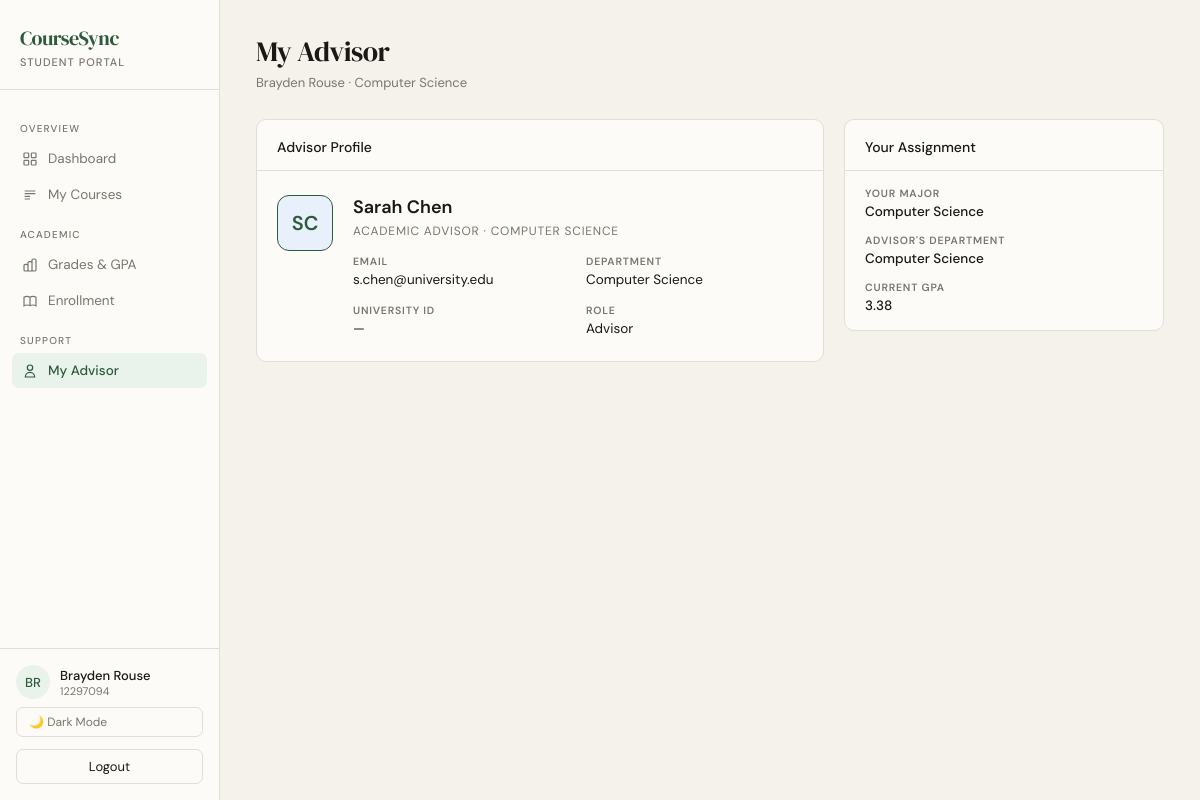
The app's page /student/my-advisor/ (signed in) with its own data.
### accounts/models.py (models this page shows, shortened)
class User(AbstractUser):
    class Roles(models.TextChoices):
        STUDENT = "student", "Student"
        TA = "ta", "Teaching Assistant"
        PROFESSOR = "professor", "Professor"
        ADVISOR = "advisor", "Advisor"
        REGISTRAR = "registrar", "Registrar"
        SYSADMIN = "sysadmin", "System Admin"
    role = models.CharField(max_length=20, choices=Roles.choices)
    university_id = models.CharField(max_length=20, unique=True, null=True, blank=True)

### academics/models.py (models this page shows, shortened)
class StudentProfile(models.Model):
    user = models.OneToOneField(User, on_delete=models.CASCADE, related_name="student_profile")
    major = models.CharField(max_length=100)
    gpa = models.DecimalField(max_digits=3, decimal_places=2, default=0.00)
    advisor = models.ForeignKey(
        User,
        on_delete=models.SET_NULL,
        null=True,
        blank=True,
        related_name="advisees",
        limit_choices_to={"role": "advisor"},
    )

class Major(models.Model):
    name = models.CharField(max_length=100, unique=True)
    advisor = models.OneToOneField(
        User,
        on_delete=models.SET_NULL,
        null=True,
        blank=True,
        related_name="advised_major",
        limit_choices_to={"role": "advisor"},
    )

### academics/views.py (the view)
# urls.py: path("student/my-advisor/", my_advisor, name="my_advisor"),
@login_required
@role_required("student", "ta")
def my_advisor(request):
    profile = getattr(request.user, "student_profile", None)
    advisor = profile.advisor if profile else None
    major = None
    if advisor:
        try:
            major = advisor.advised_major
        except Exception:
            pass
    return render(request, "my_advisor.html", {
        "advisor": advisor,
        "major": major,
        "profile": profile,
    })

### templates/my_advisor.html (shortened to what this page needs)
{% load static %}
<!DOCTYPE html>
<html lang="en" data-theme="{{ request.session.theme|default:'light' }}">
<head>
  <link rel="stylesheet" href="{% static 'css/student.css' %}">
</head>
<body>
<div class="shell">
  <aside class="sidebar">
    <div class="brand">
      <div class="brand-mark">CourseSync</div>
      <div class="brand-role">Student Portal</div>
    </div>
    <nav class="nav">
      <div class="nav-section">Overview</div>
      <a class="nav-item" href="{% url 'student_dashboard' %}">
        <svg class="nav-icon" fill="none" stroke="currentColor" stroke-width="1.8" viewBox="0 0 24 24"><rect x="3" y="3" width="7" height="7" rx="1"/><rect x="14" y="3" width="7" height="7" rx="1"/><rect x="3" y="14" width="7" height="7" rx="1"/><rect x="14" y="14" width="7" height="7" rx="1"/></svg>
        Dashboard
      </a>
      <a class="nav-item" href="{% url 'my_courses' %}">
        <svg class="nav-icon" fill="none" stroke="currentColor" stroke-width="1.8" viewBox="0 0 24 24"><path d="M4 6h16M4 10h16M4 14h8M4 18h8"/></svg>
        My Courses
      </a>
      <div class="nav-section">Academic</div>
      <a class="nav-item" href="{% url 'student_grades' %}">
        <svg class="nav-icon" fill="none" stroke="currentColor" stroke-width="1.8" viewBox="0 0 24 24"><path d="M9 19v-6a2 2 0 00-2-2H5a2 2 0 00-2 2v6a2 2 0 002 2h2a2 2 0 002-2zm0 0V9a2 2 0 012-2h2a2 2 0 012 2v10m-6 0a2 2 0 002 2h2a2 2 0 002-2m0 0V5a2 2 0 012-2h2a2 2 0 012 2v14a2 2 0 01-2 2h-2a2 2 0 01-2-2z"/></svg>
        Grades & GPA
      </a>
      <a class="nav-item" href="{% url 'enrollment_history' %}">
        Enrollment
      </a>
      <div class="nav-section">Support</div>
      <a class="nav-item active" href="{% url 'my_advisor' %}">
        <svg class="nav-icon" fill="none" stroke="currentColor" stroke-width="1.8" viewBox="0 0 24 24"><path d="M16 7a4 4 0 11-8 0 4 4 0 018 0zM12 14a7 7 0 00-7 7h14a7 7 0 00-7-7z"/></svg>
        My Advisor
      </a>
    </nav>
    <div class="sidebar-footer">
      <div class="user-card">
        <div class="avatar">{{ request.user.first_name|default:request.user.username|slice:":1"|upper }}{{ request.user.last_name|slice:":1"|upper }}</div>
        <div>
          <div class="user-name">{{ request.user.get_full_name|default:request.user.username }}</div>
          <div class="user-id">{{ request.user.university_id|default:request.user.username }}</div>
        </div>
      </div>
      <form method="post" action="{% url 'set_theme' %}">
        {% if request.session.theme == "dark" %}
          <input type="hidden" name="theme" value="light">
          <button type="submit" class="theme-btn">☀ Light Mode</button>
        {% else %}
          <button type="submit" class="theme-btn">🌙 Dark Mode</button>
        {% endif %}
      </form>
      <form method="post" action="{% url 'logout' %}">
        <button type="submit" class="logout-btn">Logout</button>
      </form>
    </div>
  </aside>
  <main class="main">
    <div class="page-header">
      <div class="page-title">My Advisor</div>
      <div class="page-sub">{{ request.user.get_full_name|default:request.user.username }}{% if profile %} · {{ profile.major }}{% endif %}</div>
    </div>
    {% if advisor %}
    <div class="content-grid">
      <div>
        <div class="card">
          <div class="card-header"><span class="card-title">Advisor Profile</span></div>
          <div style="padding:24px 20px;display:flex;align-items:flex-start;gap:20px">
            <div style="width:56px;height:56px;border-radius:12px;background:var(--accent-soft,#e8f0fb);border:1px solid var(--accent,#2D6AB5);display:flex;align-items:center;justify-content:center;font-size:20px;font-weight:600;color:var(--accent,#2D6AB5);flex-shrink:0">
              {{ advisor.first_name|default:advisor.username|slice:":1"|upper }}{{ advisor.last_name|slice:":1"|upper }}
            </div>
            <div style="flex:1">
              <div style="font-size:18px;font-weight:600;color:var(--text-strong,#1A1814);margin-bottom:4px">{{ advisor.get_full_name|default:advisor.username }}</div>
              <div style="font-size:12px;color:var(--muted);text-transform:uppercase;letter-spacing:0.8px;margin-bottom:16px">Academic Advisor{% if major %} · {{ major.name }}{% endif %}</div>
              <div style="display:grid;grid-template-columns:1fr 1fr;gap:16px">
                <div>
                  <div style="font-size:10.5px;font-weight:600;text-transform:uppercase;letter-spacing:0.8px;color:var(--muted);margin-bottom:3px">Email</div>
                  <div style="font-size:13.5px">{{ advisor.email|default:"—" }}</div>
                </div>
                <div>
                  <div style="font-size:10.5px;font-weight:600;text-transform:uppercase;letter-spacing:0.8px;color:var(--muted);margin-bottom:3px">Department</div>
                  <div style="font-size:13.5px">{% if major %}{{ major.name }}{% else %}—{% endif %}</div>
                </div>
                <div>
                  <div style="font-size:10.5px;font-weight:600;text-transform:uppercase;letter-spacing:0.8px;color:var(--muted);margin-bottom:3px">University ID</div>
                  <div style="font-size:13.5px">{{ advisor.university_id|default:"—" }}</div>
                </div>
                <div>
                  <div style="font-size:10.5px;font-weight:600;text-transform:uppercase;letter-spacing:0.8px;color:var(--muted);margin-bottom:3px">Role</div>
                  <div style="font-size:13.5px">{{ advisor.role|title }}</div>
                </div>
              </div>
            </div>
          </div>
        </div>
      </div>
      <div>
        <div class="card">
          <div class="card-header"><span class="card-title">Your Assignment</span></div>
          <div style="padding:16px 20px;display:flex;flex-direction:column;gap:14px">
            <div>
              <div style="font-size:10.5px;font-weight:600;text-transform:uppercase;letter-spacing:0.8px;color:var(--muted);margin-bottom:3px">Your Major</div>
              <div style="font-size:13.5px;font-weight:500">{% if profile %}{{ profile.major|default:"—" }}{% else %}—{% endif %}</div>
            </div>
            <div>
              <div style="font-size:10.5px;font-weight:600;text-transform:uppercase;letter-spacing:0.8px;color:var(--muted);margin-bottom:3px">Advisor's Department</div>
              <div style="font-size:13.5px;font-weight:500">{% if major %}{{ major.name }}{% else %}—{% endif %}</div>
            </div>
            <div>
              <div style="font-size:10.5px;font-weight:600;text-transform:uppercase;letter-spacing:0.8px;color:var(--muted);margin-bottom:3px">Current GPA</div>
              <div style="font-size:13.5px;font-weight:500">{% if profile %}{{ profile.gpa }}{% else %}—{% endif %}</div>
            </div>
          </div>
        </div>
      </div>
    </div>
    {% else %}
    <div class="card">
      <div style="padding:40px 20px;text-align:center;color:var(--muted);font-size:13px">
        No advisor has been assigned to you yet. Please contact the registrar's office.
      </div>
    </div>
    {% endif %}
  </main>
</div>
</body>
</html>

### static/css/student.css (style rules this page uses)
:root { --bg: #F5F2EB; --surface: #FDFBF7; --border: #E2DDD5; --text: #1A1814; --muted: #7A756D; --accent: #2D5A3D; --accent-light: #EAF2EC; --accent2: #8B4513; --warn: #C45C1A; --warn-light: #FDF0E8; --info: #1A4A6B; --info-light: #E8F0F7; --radius: 10px; }
*, *::before, *::after { box-sizing: border-box; margin: 0; padding: 0; }
body { font-family: 'DM Sans', sans-serif; background: var(--bg); color: var(--text); min-height: 100vh; font-size: 14px; }
.shell { display: grid; grid-template-columns: 220px 1fr; min-height: 100vh; }
.sidebar { background: var(--surface); border-right: 1px solid var(--border); padding: 0; display: flex; flex-direction: column; position: sticky; top: 0; height: 100vh; overflow-y: auto; }
.brand { padding: 24px 20px 20px; border-bottom: 1px solid var(--border); }
.brand-mark { font-family: 'DM Serif Display', serif; font-size: 20px; color: var(--accent); letter-spacing: -0.5px; }
.brand-role { font-size: 11px; font-weight: 500; color: var(--muted); text-transform: uppercase; letter-spacing: 1px; margin-top: 3px; }
.nav { padding: 16px 12px; flex: 1; }
.nav-section { font-size: 10px; font-weight: 500; color: var(--muted); text-transform: uppercase; letter-spacing: 1.2px; padding: 0 8px; margin: 16px 0 6px; }
.nav-item { display: flex; align-items: center; gap: 10px; padding: 9px 10px; border-radius: 7px; color: var(--muted); font-size: 13.5px; font-weight: 400; cursor: pointer; transition: all 0.15s; text-decoration: none; margin-bottom: 1px; }
.nav-item.active { background: var(--accent-light); color: var(--accent); font-weight: 500; }
.nav-icon { width: 16px; height: 16px; flex-shrink: 0; }
.sidebar-footer { padding: 16px; border-top: 1px solid var(--border); }
.user-card { display: flex; align-items: center; gap: 10px; }
.avatar { width: 34px; height: 34px; border-radius: 50%; background: var(--accent-light); display: flex; align-items: center; justify-content: center; font-size: 13px; font-weight: 500; color: var(--accent); flex-shrink: 0; }
.user-name { font-size: 13px; font-weight: 500; }
.user-id { font-size: 11px; color: var(--muted); }
.main { padding: 32px 36px; max-width: 1100px; }
.page-header { margin-bottom: 28px; }
.page-title { font-family: 'DM Serif Display', serif; font-size: 28px; color: var(--text); letter-spacing: -0.5px; }
.page-sub { font-size: 13px; color: var(--muted); margin-top: 4px; }
.content-grid { display: grid; grid-template-columns: 1fr 320px; gap: 20px; }
.card { background: var(--surface); border: 1px solid var(--border); border-radius: var(--radius); }
.card-header { padding: 18px 20px 14px; border-bottom: 1px solid var(--border); display: flex; align-items: center; justify-content: space-between; }
.card-title { font-size: 14px; font-weight: 500; }
.logout-btn { width: 100%; padding: 8px 12px; margin-top: 12px; border: 1px solid var(--border); border-radius: 7px; background: var(--surface2); color: var(--text); font-family: 'DM Sans', sans-serif; font-size: 13px; cursor: pointer; transition: all 0.15s; }
.theme-btn { width:100%; padding:6px 12px; margin-top:8px; border:1px solid var(--border); border-radius:7px; background:transparent; color:var(--muted); font-size:12px; cursor:pointer; transition:all 0.15s; text-align:left; font-family:inherit; }

### static/css/coursesync-core.css (style rules this page uses)
html { box-sizing: border-box; }
*, *::before, *::after { box-sizing: inherit; }
a { text-decoration: none; }
button, input, select, textarea { font: inherit; }
img, svg { max-width: 100%; }
.logout-btn { width: 100%; padding: 8px 12px; margin-top: 10px; border: 1px solid var(--border); border-radius: 7px; background: transparent; color: var(--text); font: inherit; cursor: pointer; transition: 0.15s ease; }

### records on screen
User: user.first_name "B", user.last_name "R", user.get_full_name "Brayden Rouse", user.university_id "12297094"
StudentProfile: major "Computer Science", gpa "3.38"
User: first_name "S", last_name "C", get_full_name "Sarah Chen", email "s.chen@university.edu", university_id "—", role "Advisor"
Major: name "COMPUTER SCIENCE", name "Computer Science"
